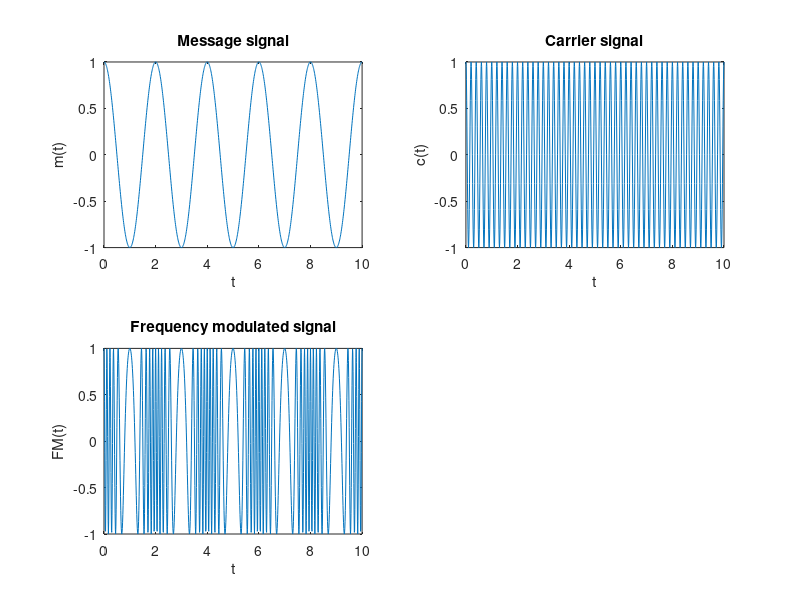

This chart was generated by the following MATLAB code: (Note: this script raises an error after producing the figure.)
% Experiment No: 9
% FREQUENCY MODULATION AND DEMODULATION
% To generate and detect FM signal and to analyze its frequency spectrum.

clear all; 
close all; 
clc; 

t=0:0.01:10; 
Am=1; 
fm=0.5; 
Ac=1; 
fc=5; 

message_signal=Am*cos(2*pi*fm*t); 
carrier_signal=Ac*cos(2*pi*fc*t); 
freq_dev=4; 

sfm=Ac*cos(2*pi*fc*t+((freq_dev/fm)*sin(2*pi*fm*t))); 

subplot(2,2,1); 
plot(t,message_signal); 
xlabel('t'); 
ylabel('m(t)') 
title('Message signal'); 

subplot(2,2,2); 
plot(t,carrier_signal); 
xlabel('t'); 
ylabel('c(t)'); 
title('Carrier signal'); 

subplot(2,2,3); 
plot(t,sfm); 
xlabel('t'); 
ylabel('FM(t)'); 
title('Frequency modulated signal'); 

fs=20*fc; 
z=fmdemod(sfm,fc,fs,freq_dev); 

subplot(2,2,4); 
plot(t,z); 
xlabel('t'); 
ylabel('After demodulation m(t)'); 
title('Demodulated signal') 
